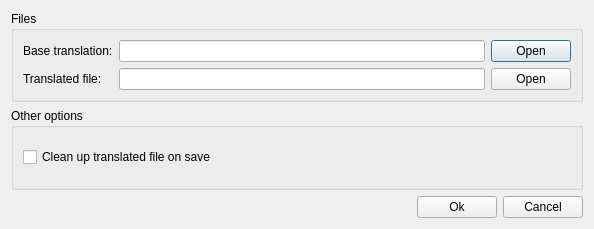
<?xml version="1.0" encoding="UTF-8"?>
<ui version="4.0">
 <class>OptionsDialog</class>
 <widget class="QDialog" name="OptionsDialog">
  <property name="geometry">
   <rect>
    <x>0</x>
    <y>0</y>
    <width>594</width>
    <height>229</height>
   </rect>
  </property>
  <property name="windowTitle">
   <string>Open / Options</string>
  </property>
  <layout class="QVBoxLayout" name="verticalLayout" stretch="1,1,0">
   <item>
    <widget class="QGroupBox" name="fileBox">
     <property name="sizePolicy">
      <sizepolicy hsizetype="Preferred" vsizetype="Minimum">
       <horstretch>0</horstretch>
       <verstretch>0</verstretch>
      </sizepolicy>
     </property>
     <property name="title">
      <string>Files</string>
     </property>
     <layout class="QGridLayout" name="gridLayout">
      <item row="0" column="0">
       <widget class="QLabel" name="label">
        <property name="text">
         <string>Base translation:</string>
        </property>
       </widget>
      </item>
      <item row="0" column="1">
       <widget class="QLineEdit" name="baseFileEdit"/>
      </item>
      <item row="0" column="2">
       <widget class="QPushButton" name="openBaseButton">
        <property name="text">
         <string>Open</string>
        </property>
       </widget>
      </item>
      <item row="1" column="0">
       <widget class="QLabel" name="label_2">
        <property name="text">
         <string>Translated file:</string>
        </property>
       </widget>
      </item>
      <item row="1" column="1">
       <widget class="QLineEdit" name="transFileEdit"/>
      </item>
      <item row="1" column="2">
       <widget class="QPushButton" name="openTransButton">
        <property name="text">
         <string>Open</string>
        </property>
       </widget>
      </item>
     </layout>
    </widget>
   </item>
   <item>
    <widget class="QGroupBox" name="optionsBox">
     <property name="title">
      <string>Other options</string>
     </property>
     <layout class="QGridLayout" name="gridLayout_2">
      <item row="0" column="0">
       <widget class="QCheckBox" name="cleanupBox">
        <property name="toolTip">
         <string extracomment="Remove translation keys missing from base file, order keys according to base translation."/>
        </property>
        <property name="text">
         <string>Clean up translated file on save</string>
        </property>
       </widget>
      </item>
     </layout>
    </widget>
   </item>
   <item>
    <layout class="QHBoxLayout" name="horizontalLayout">
     <item>
      <spacer name="horizontalSpacer">
       <property name="orientation">
        <enum>Qt::Horizontal</enum>
       </property>
       <property name="sizeHint" stdset="0">
        <size>
         <width>40</width>
         <height>20</height>
        </size>
       </property>
      </spacer>
     </item>
     <item>
      <widget class="QPushButton" name="okButton">
       <property name="text">
        <string>Ok</string>
       </property>
      </widget>
     </item>
     <item>
      <widget class="QPushButton" name="cancelButton">
       <property name="text">
        <string>Cancel</string>
       </property>
      </widget>
     </item>
    </layout>
   </item>
  </layout>
 </widget>
 <resources/>
 <connections/>
</ui>
